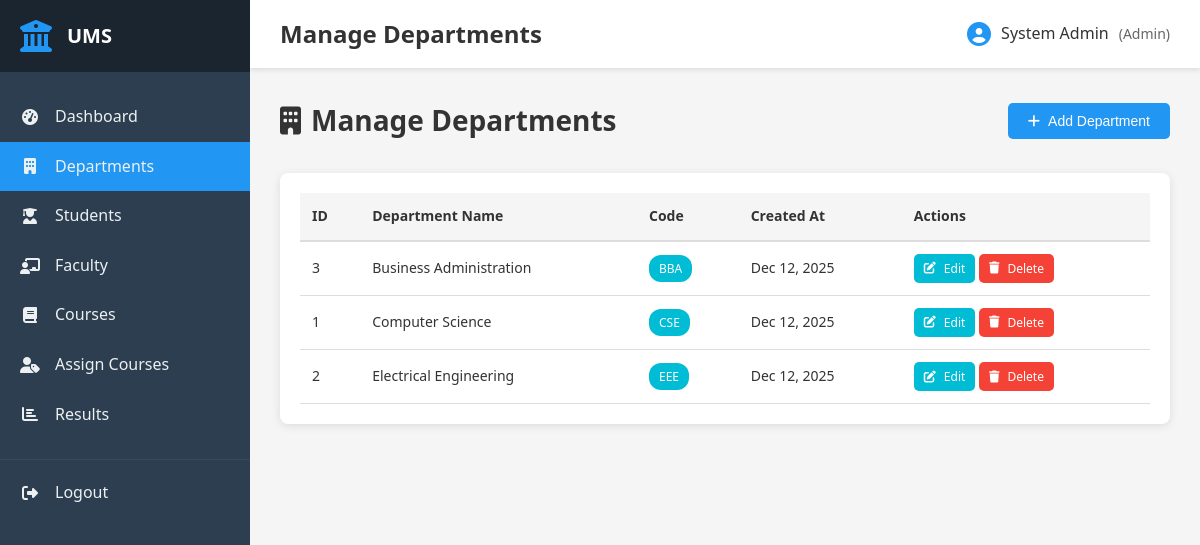
The app's page /admin/departments.php (signed in) with its own data.
### tables this page shows
CREATE TABLE departments (
    id INT AUTO_INCREMENT PRIMARY KEY,
    name VARCHAR(100) NOT NULL,
    code VARCHAR(10) NOT NULL UNIQUE,
    created_at TIMESTAMP DEFAULT CURRENT_TIMESTAMP
);

### includes/functions.php (called while the page is built, shortened)
<?php
function clean($data) {
    return htmlspecialchars($data, ENT_QUOTES, 'UTF-8');
}
function formatDate($date) {
    return date('M d, Y', strtotime($date));
}
?>

### admin/departments.php (the view, shortened to what this page needs)
<?php
require_once __DIR__ . '/../includes/functions.php';
$departments = $conn->query("SELECT * FROM departments ORDER BY name");
include __DIR__ . '/../includes/header.php';
?>
<div class="page-header">
    <h2><i class="fas fa-building"></i> Manage Departments</h2>
    <button class="btn btn-primary" onclick="document.getElementById('addModal').style.display='block'">
        <i class="fas fa-plus"></i> Add Department
    </button>
</div>
<div class="content-card">
    <div class="card-body">
        <div class="table-responsive">
            <table class="data-table">
                <thead>
                    <tr>
                        <th>ID</th>
                        <th>Department Name</th>
                        <th>Code</th>
                        <th>Created At</th>
                        <th>Actions</th>
                    </tr>
                </thead>
                <tbody>
                    <?php while ($dept = $departments->fetch_assoc()): ?>
                    <tr>
                        <td><?php echo $dept['id']; ?></td>
                        <td><?php echo clean($dept['name']); ?></td>
                        <td><span class="badge badge-info"><?php echo clean($dept['code']); ?></span></td>
                        <td><?php echo formatDate($dept['created_at']); ?></td>
                        <td>
                            <a href="?edit=<?php echo $dept['id']; ?>" class="btn btn-sm btn-info">
                                <i class="fas fa-edit"></i> Edit
                            </a>
                            <a href="?delete=<?php echo $dept['id']; ?>" class="btn btn-sm btn-danger"
                               onclick="return confirm('Are you sure you want to delete this department?')">
                                <i class="fas fa-trash"></i> Delete
                            </a>
                        </td>
                    </tr>
                    <?php endwhile; ?>
                </tbody>
            </table>
        </div>
    </div>
</div>
<?php include __DIR__ . '/../includes/footer.php'; ?>

### assets/css/style.css (style rules this page uses)
* { margin: 0; padding: 0; box-sizing: border-box; }
:root { --primary-color: #2196F3; --secondary-color: #1976D2; --success-color: #4CAF50; --danger-color: #f44336; --warning-color: #FF9800; --info-color: #00BCD4; --dark-color: #333; --light-color: #f5f5f5; --border-color: #ddd; --sidebar-width: 250px; }
body { font-family: 'Segoe UI', Tahoma, Geneva, Verdana, sans-serif; background: #f5f5f5; color: #333; line-height: 1.6; }
.content-card { background: white; border-radius: 8px; box-shadow: 0 2px 10px rgba(0,0,0,0.1); margin-bottom: 20px; overflow: hidden; }
.card-body { padding: 20px; }
.table-responsive { overflow-x: auto; }
.data-table { width: 100%; border-collapse: collapse; font-size: 14px; }
.data-table thead { background: #f5f5f5; }
.data-table th { padding: 12px; text-align: left; font-weight: 600; color: var(--dark-color); border-bottom: 2px solid var(--border-color); }
.data-table td { padding: 12px; border-bottom: 1px solid var(--border-color); }
.btn { padding: 10px 20px; border: none; border-radius: 5px; font-size: 14px; cursor: pointer; display: inline-flex; align-items: center; gap: 8px; transition: all 0.3s ease; text-decoration: none; font-weight: 500; }
.btn-primary { background: var(--primary-color); color: white; }
.btn-danger { background: var(--danger-color); color: white; }
.btn-info { background: var(--info-color); color: white; }
.btn-sm { padding: 5px 10px; font-size: 12px; }
.badge { display: inline-block; padding: 4px 10px; border-radius: 12px; font-size: 12px; font-weight: 500; }
.badge-info { background: var(--info-color); color: white; }
.page-header { display: flex; justify-content: space-between; align-items: center; margin-bottom: 30px; }
.page-header h2 { font-size: 28px; color: var(--dark-color); display: flex; align-items: center; gap: 10px; }

### records on screen
departments: id "3", name "Business Administration", code "BBA", created_at "Dec 12, 2025"
departments: id "1", name "Computer Science", code "CSE", created_at "Dec 12, 2025"
departments: id "2", name "Electrical Engineering", code "EEE", created_at "Dec 12, 2025"

### other values on screen
$page_title "Manage Departments"
$_SESSION['name'] "System Admin"
$_SESSION['role'] "Admin"
